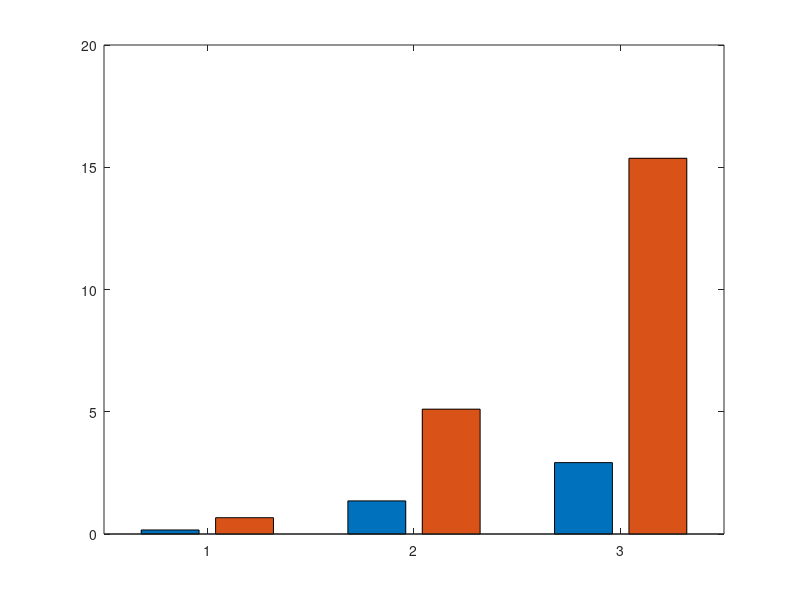

Write the MATLAB code that produced this figure. (Note: this script raises an error after producing the figure.)

%% RMSE plots
%NUM_DRONES 3
%false positive nClutter, false negative pDetection, noiseScalar
% control RMSE: 0.1646 MAX: 0.6667

%false positive nClutter = 1,5,10 = [0.1646,0.6667], [1.3542, 5.1059], [2.9198,15.3674]

%false negative prob_detection = 0.97,0.95, 0.9 = [1.58, 10.789], [32.173, 55.489], [65.71,104.906]

%noise clutter = 0.25,0.5,0.75 = [1.538, 2.33],[3.407,11.64],[41.07,57.56]

%mixed = 1,0.97, 0.25 = [63.01, 105.63]

%mixed = 3,0.99, 0.5 = [3.609, 9.366] 
%% plot evaluation

FP = [1, 5, 10];
FN = [0.97, 0.95, 0.9];
FPrmse = [0.1646, 1.3542, 2.9198];
FPmax = [0.6667, 5.1059, 15.3674];
FNrmse = [1.58, 32.173, 65.71];
FNmax = [10.789, 55.489, 104.906];
Nrmse = [1.538, 3.407, 41.07];
Nmax = [2.33, 11.64, 57.56];


figure(4)

FPdata = [FPrmse(1), FPmax(1); FPrmse(2), FPmax(2); FPrmse(3), FPmax(3)];
h = bar(FPdata)
h(1).FaceColor = [0.4 0.4 0.4];
h(2).FaceColor = [0.85 0.85 0.85];

hold on
ylim([0 120]);
xlabel('False Positive (# of Clutter)');
ylabel('Error (pixel/drone)');
title('Effect of False Positive on Tracking Error');

legend({'RMSE','Max'});
name = {'1','5','10'};
set(gca,'xticklabel',name);

%%
figure(5)

FNdata = [FNrmse(1), FNmax(1); FNrmse(2), FNmax(2); FNrmse(3), FNmax(3)];
m = bar(FNdata)
m(1).FaceColor = [0.4 0.4 0.4];
m(2).FaceColor = [0.85 0.85 0.85];

hold on
ylim([0 120]);
xlabel('False Negative (P(detection))');
ylabel('Error (pixel/drone)');
title('Effect of False Negative on Tracking Error');

legend({'RMSE','Max'});
name = {'0.97','0.95','0.93'};
set(gca,'xticklabel',name);

%%
figure(6)

Ndata = [Nrmse(1), Nmax(1); Nrmse(2), Nmax(2); Nrmse(3), Nmax(3)];
n = bar(Ndata)
n(1).FaceColor = [0.4 0.4 0.4];
n(2).FaceColor = [0.85 0.85 0.85];

hold on
ylim([0 120]);
xlabel('Noise (% of std. dev)');
ylabel('Error (pixel/drone)');
title('Effect of Varying Noise on Tracking Error');

legend({'RMSE','Max'});
name = {'0.25','0.50','0.75'};
set(gca,'xticklabel',name);